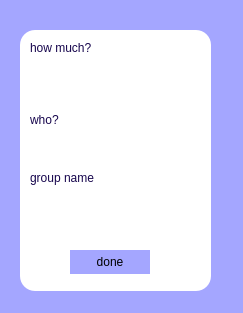
<?xml version="1.0" encoding="UTF-8"?>
<ui version="4.0">
 <class>transDialog</class>
 <widget class="QDialog" name="transDialog">
  <property name="geometry">
   <rect>
    <x>0</x>
    <y>0</y>
    <width>243</width>
    <height>313</height>
   </rect>
  </property>
  <property name="windowTitle">
   <string>Dialog</string>
  </property>
  <property name="styleSheet">
   <string notr="true">background-color:rgb(164,166,255);
border-radius: 20px;
color:(0,0,0);</string>
  </property>
  <widget class="QFrame" name="frame">
   <property name="geometry">
    <rect>
     <x>20</x>
     <y>30</y>
     <width>191</width>
     <height>261</height>
    </rect>
   </property>
   <property name="styleSheet">
    <string notr="true">background-color:rgb(255, 255, 255);
color:rgb(23, 6, 77);
border-radius:15px;
</string>
   </property>
   <property name="frameShape">
    <enum>QFrame::StyledPanel</enum>
   </property>
   <property name="frameShadow">
    <enum>QFrame::Raised</enum>
   </property>
   <widget class="QLabel" name="label">
    <property name="geometry">
     <rect>
      <x>10</x>
      <y>10</y>
      <width>61</width>
      <height>16</height>
     </rect>
    </property>
    <property name="text">
     <string>how much?</string>
    </property>
   </widget>
   <widget class="QLabel" name="label_4">
    <property name="geometry">
     <rect>
      <x>10</x>
      <y>80</y>
      <width>51</width>
      <height>20</height>
     </rect>
    </property>
    <property name="text">
     <string>who?</string>
    </property>
   </widget>
   <widget class="QLineEdit" name="lineEdit_who">
    <property name="geometry">
     <rect>
      <x>0</x>
      <y>100</y>
      <width>191</width>
      <height>24</height>
     </rect>
    </property>
   </widget>
   <widget class="QLineEdit" name="lineEdit_how">
    <property name="geometry">
     <rect>
      <x>10</x>
      <y>40</y>
      <width>191</width>
      <height>24</height>
     </rect>
    </property>
    <property name="autoFillBackground">
     <bool>false</bool>
    </property>
    <property name="styleSheet">
     <string notr="true">
color:rgb(23, 6, 77);

</string>
    </property>
   </widget>
   <widget class="QPushButton" name="pushbutton_done">
    <property name="geometry">
     <rect>
      <x>50</x>
      <y>220</y>
      <width>80</width>
      <height>24</height>
     </rect>
    </property>
    <property name="styleSheet">
     <string notr="true">color:rgb(0,0,0);
background-color:rgb(164,166,255);

</string>
    </property>
    <property name="text">
     <string>done</string>
    </property>
   </widget>
   <widget class="QLabel" name="label_2">
    <property name="geometry">
     <rect>
      <x>10</x>
      <y>140</y>
      <width>81</width>
      <height>16</height>
     </rect>
    </property>
    <property name="text">
     <string>group name</string>
    </property>
   </widget>
   <widget class="QLineEdit" name="lineEdit_groupname">
    <property name="geometry">
     <rect>
      <x>10</x>
      <y>170</y>
      <width>161</width>
      <height>21</height>
     </rect>
    </property>
   </widget>
  </widget>
 </widget>
 <resources/>
 <connections/>
</ui>
